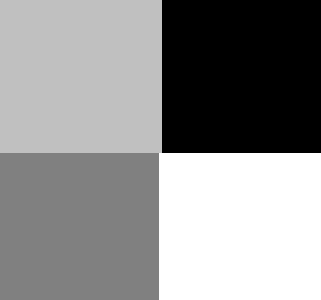
%> input picture Multiphase_CV/fourblock_gray.bmp, 107 x 100 px (shown 3 times larger)
$ octave Demo_multiphase_improved.m   (GNU Octave 9; MATLAB toolbox functions it lacks are replaced by stand-ins)
%> lines starting %> are read from the running program, lines starting %| are printed output that depends on the picture
### Multiphase_CV/initial_sdf2circle.m
function f = initial_sdf2circle(nrow,ncol, ic,jc,r,fun_n)
%   sdf2circle(nrow,ncol, ic,jc,r) computes the signed distance to a circle
%   input:
%       nrow: number of rows
%       ncol: number of columns
%       (ic,jc): center of the circle
%       r: radius of the circle
%   output:
%       f: signed distance to the circle
%
%   created on 04/26/2004
%   author: Chunming Li
%   email: li_chunming@hotmail.com
%   Copyright (c) 2004-2006 by Chunming Li
[X,Y] = meshgrid(1:ncol, 1:nrow);
a=5;b=6;
f=ones(nrow,ncol,fun_n);
for k=1:fun_n
    f(:,:,k) = -sqrt((X-k*jc/fun_n).^2+(Y-k*ic/fun_n).^2)+r/2;
end

%f=sdf2circle(100,50,51,25,10);figure;imagesc(f)

### Multiphase_CV/plotLevelSet.m
function [c,h]=plotLevelSet(u,zLevel, style)
%   plotLevelSet(u,zLevel, style) plot the level contour of function u at
%   the zLevel.
%   created on 04/26/2004
%   author: Chunming Li
%   email: li_chunming@hotmail.com
%   Copyright (c) 2004-2006 by Chunming Li
% hold on;
[c,h] = contour(u,[zLevel zLevel],style);
% hold off;

### Multiphase_CV/EVOLUTION_4PHASE_DR.m
function phi = EVOLUTION_4PHASE_DR(I, phi0, nu, lambda_1, lambda_2, mu, delta_t, epsilon, numIter);
%
%   This function updates the level set function in the improved Vese-Chan multiphase level set
%   model in [1] by adding the distance regularizing term introduced in Li et al's paper [2].
%
%   Reference:
%   [1] A Multiphase Level Set Framework for Image Segmentation Using the Mumford and Shah Model, IJCV 2002.
%   [2] Level Set Evolution Without Reinitialization: A New Variational Formulation", CVPR 2005.
%
%   created on 01/20/2006 by Chunming Li and Lu Li
%   author: Chunming Li and Lu Li
%   email: li_chunming@hotmail.com
%   Homepage:
%            http://www.vuiis.vanderbilt.edu/~licm/
%            http://www.engr.uconn.edu/~cmli
%   Copyright (c) 2004-2008 by Chunming Li and Lu Li

phi(:,:,1)=phi0(:,:,1);
phi(:,:,2)=phi0(:,:,2);

for m=1:numIter
    for k=1:2
        tmp_phi=phi(:,:,k);
        tmp_phi=NeumannBoundCond(tmp_phi);
        delta_h=Delta(tmp_phi,epsilon);
        differenceScheme=0; % use 0, 1, 2 for different schemes to compute curvature
        Curv = CURVATURE_CV(tmp_phi,differenceScheme);
        [C,mult]=quadrifit(phi,I,epsilon,2);
        b=zeros(size(Curv));

        if k==1
            b=(C(1)-C(2))*(C(1)+C(2)-2*I).*mult(:,:,1,1);
            b=b+(C(3)-C(4))*(C(3)+C(4)-2*I).*mult(:,:,1,2);
        else
            b=(C(1)-C(3))*(C(1)+C(3)-2*I).*mult(:,:,2,1);
            b=b+(C(2)-C(4))*(C(2)+C(4)-2*I).*mult(:,:,2,2);
        end
        tmp_phi=tmp_phi+delta_t*(delta_h.*(nu*Curv+b) + mu*(4*del2(tmp_phi)-Curv)); % the last term is the distance regularizing term in Li's CVPR05 paper
        phi(:,:,k)=tmp_phi;
    end
end

% [7 lines left out: function NeumannBoundCond, not called in this run]

### Multiphase_CV/Demo_multiphase_improved.m
%   This code implements the improved Vese-Chan multiphase level set
%   model in [1] with modification by adding the distance regularizing (DR) term
%   introduced in Li et al's paper [2].
%
%   Reference:
%   [1] A Multiphase Level Set Framework for Image Segmentation Using the Mumford and Shah Model, IJCV 2002.
%   [2] Level Set Evolution Without Reinitialization: A New Variational Formulation", CVPR 2005.
%
%   Although reinitialization in Vese and Chan's original level set methods
%   is not required for all images, the level set function can still be
%   degraded after a certain number of iterations. This not only causes the curve irregular, but also slow down
%   the curve evolution.By adding the distance regularizing term (the internal energy)in Li's level set method [2],
%   the need for reinitialization is completely eliminated, and the level set function is smooth during the
%   evolution, which ensure more accurate computation.
%
%   Note that the distance regularizing term has an effect of maintaining the level set function as an approximate
%   signed distance function near the zero level set.
%
%   Note: There may be more sophiscated numerical schemes with better performance than the one in
%   this implementation. We only use a simple difference scheme in this version to demonstrate the desirable
%   distance regularizing effect.
%   Author: Chunming Li

clear;
delta_t = .1;
lambda_1=1;
lambda_2=1;
h = 1;
epsilon=1;
nu = .001*255*255;
fun_n=2;  % two level set functions for 4 phase level set formulation

Img=imread('fourblock_gray.bmp');
%> Img is the input picture: size 100x107 uint8; min 0, max 255, mean 143.5
U=Img(:,:,1);

% get the size
[nrow, ncol] =size(U);
%> nrow = 100; ncol = 107

ic=nrow/2;
%> ic = 50
jc=ncol/2;
%> jc = 53.5
r=30;
phi = initial_sdf2circle(nrow,ncol,ic,jc,r,fun_n);
I=double(U);

figure;
imagesc(uint8(I));colormap(gray)
hold on;
plotLevelSet(phi(:,:,1),0,'r');
plotLevelSet(phi(:,:,2),0,'b');

numIter = 10;

for k=1:70
    mu=0.5;  % coefficient for the distance regularizing term (internal energy) in Li's CVPR05 paper
    phi=EVOLUTION_4PHASE_DR(I, phi, nu, lambda_1, lambda_2, mu, delta_t, epsilon, numIter);   % update level set function
    if mod(k,2)==0
        pause(.1);
        imagesc(uint8(I));colormap(gray)
        hold on;
          phi_1=phi(:,:,1);
          phi_2=phi(:,:,2);
          plotLevelSet(phi_1,0,'r');
          plotLevelSet(phi_2,0,'b');
          hold off;
   end
end
%> this loop made 70 passes
%> pass 2, `phi_1=phi(:,:,1);`:
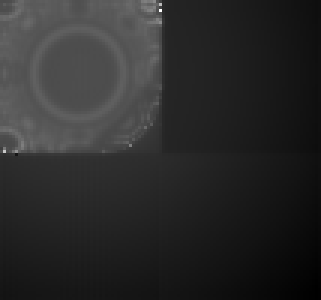
%> phi_1: size 100x107 double (shown 3 times larger); min -92.65, max 290.6, mean -27.7; drawn with min black and max white
%> pass 2, `phi_2=phi(:,:,2);`:
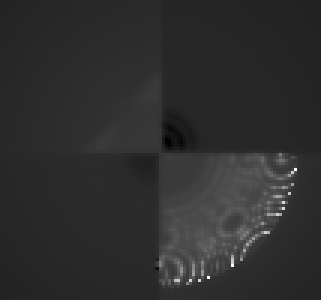
%> phi_2: size 100x107 double (shown 3 times larger); min -196.2, max 804, mean -13.2; drawn with min black and max white
%> after the loop:
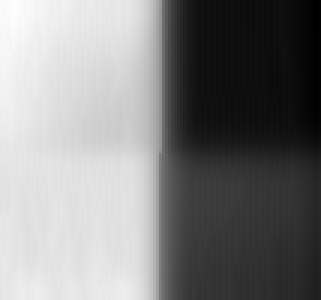
%> phi_1: size 100x107 double (shown 3 times larger); min -129.1, max 114.8, mean -4.5; drawn with min black and max white
%> after the loop:
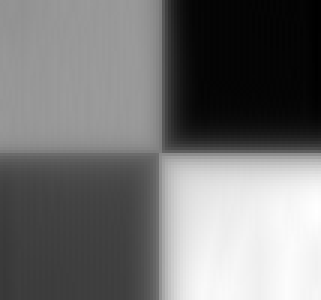
%> phi_2: size 100x107 double (shown 3 times larger); min -168.1, max 196, mean -2; drawn with min black and max white
%> after the loop:
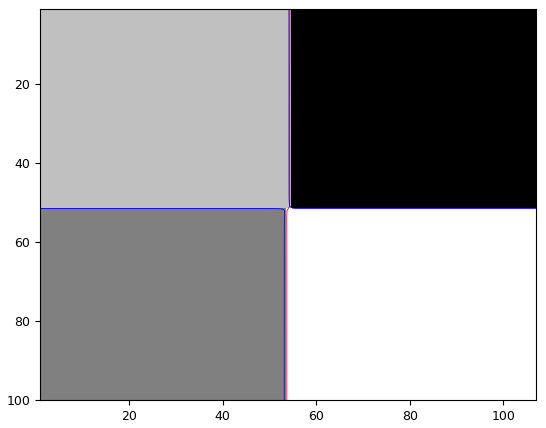
%> figure redrawn from the program's plot data
figure;mesh(phi_1);
title('\phi_1, improved Vese-Chan model by Li');
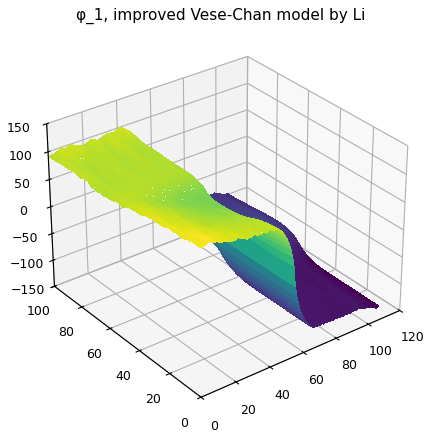
%> figure redrawn from the program's plot data
figure;mesh(phi_2);
title('\phi_2, improved Vese-Chan model by Li');
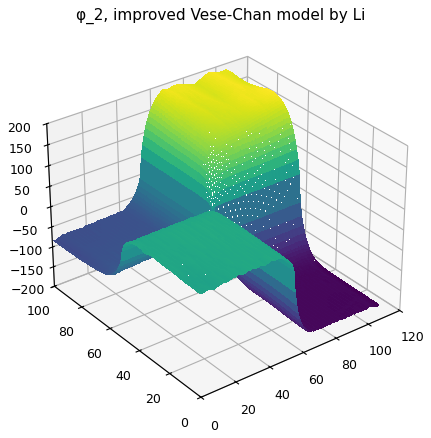
%> figure redrawn from the program's plot data
